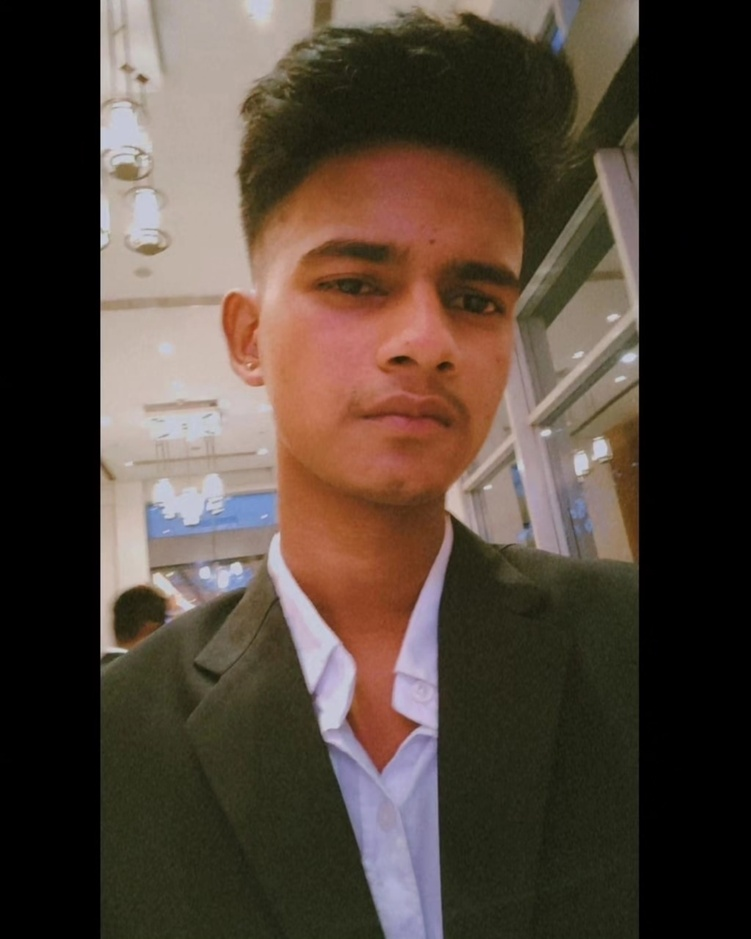
#> input picture OpenCV_03_Image_Processing/me.jpg, 751 x 939 px, shrunk from 1023 x 1279 before the run
$ python pic.py
#> lines starting #> are read from the running program, lines starting #| are printed output that depends on the picture
from PIL import Image, ImageDraw

# Load the image
image = Image.open("./me.jpg").convert("RGBA")

#Create circular mask
mask = Image.new("L",image.size,0)
#> mask: PIL image 751x939 L; every value is 0
draw = ImageDraw.Draw(mask)
draw.ellipse((0,0,image.size[0],image.size[1]),fill=255)

#Apply the mask
result = Image.new("RGBA",image.size)
#> result: PIL image 751x939 RGBA; every value is 0
result.paste(image,(0,0),mask)
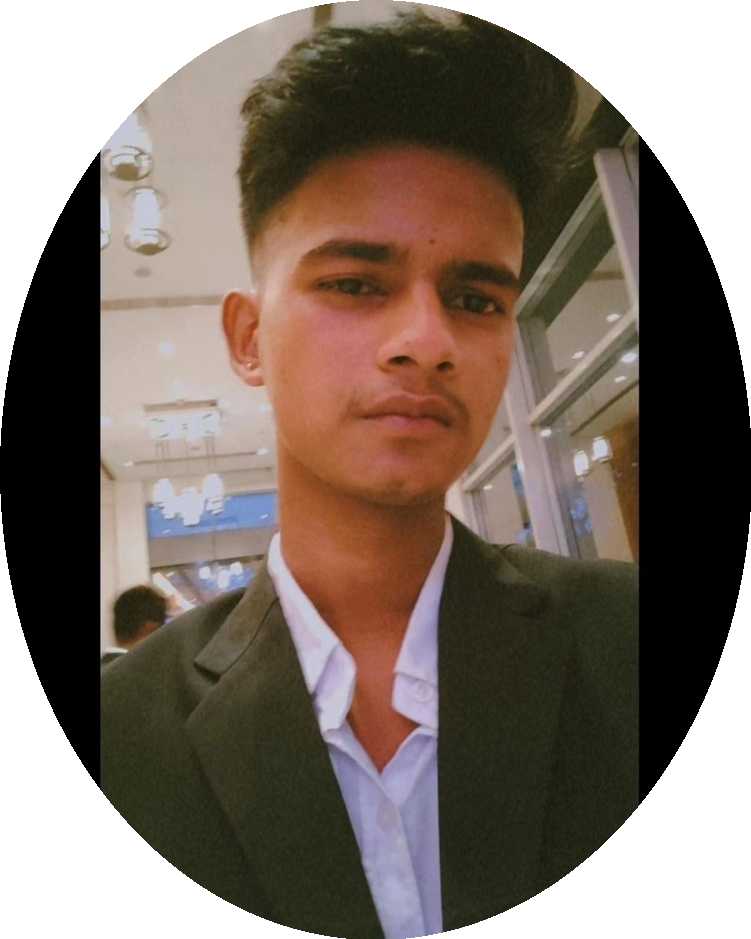
#> result: PIL image 751x939 RGBA; mean R, G, B, A 73.8, 60.9, 51.4, 200.7; transparent parts drawn white


#save Thecircular cropped image
result.save("c_me.png")
